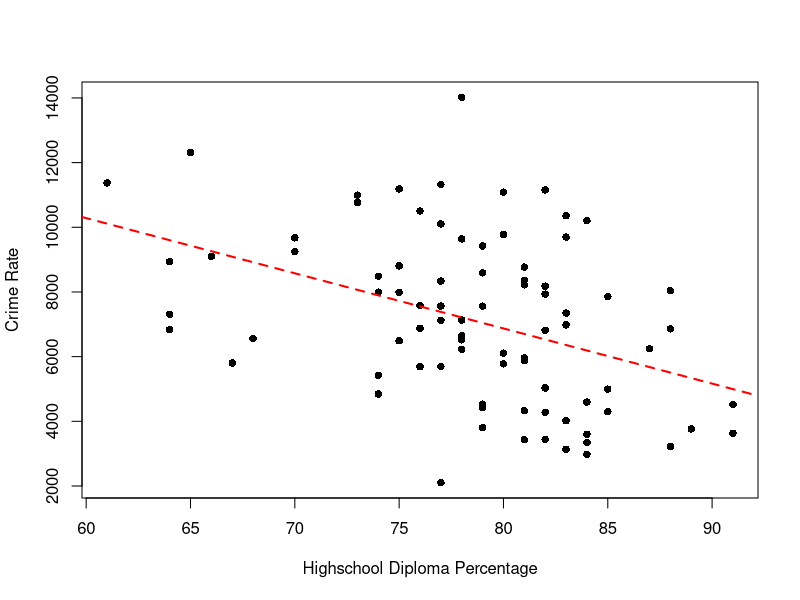

The R script that drew this image:
## ---- chunk 1
#Load the data
y_data <- c(8487,8179,8362,8220,6246,9100,6561,5873,7993,7932,6491,
6816,9639,4595,5037,4427,6226,10768,8335,12311,10104,10503,7562,8593,7133,10205,14016,
5959,3764,4297,7562,4844,5777,3599,3219,11187,2105,6650,11371,4517,7348,5696,4995,9248,6860,9776,
4280,11154,3442,9674,7309,4530,4017,7122,5689,6109,3343,5029,4330,5425,8769,6880,6538,6521,9423,
9697,3805,3134,3433,2979,6836,5804,7986,10994,11322,8937,8807,11087,10355,7858,3632,8040,6981,7582)

x_data <- c(74,82,81,81,87,66,68,81,74,82,75,82,78,84,82,
79,78,73,77,65,77,76,79,79,78,84,78,81,89,85,77,74,80,84,88,75,77,78,
61,91,83,77,85,70,88,80,82,82,82,70,64,79,83,77,76,80,84,82,81,74,81,
76,78,78,79,83,79,83,81,84,64,67,75,73,77,64,75,80,83,85,91,88,83,76)

#Plot the Data
plot(y_data ~ x_data, pch = 16, xlab = "Highschool Diploma Percentage", ylab = "Crime Rate")

#Fit a Linear Regression model
lrgm <- lm(y_data ~ x_data)

#Find b coefficients
b_coefficients <- lrgm$coefficients

#Add the fitted line
abline(b_coefficients, lwd =2, lty =2, col="red")

